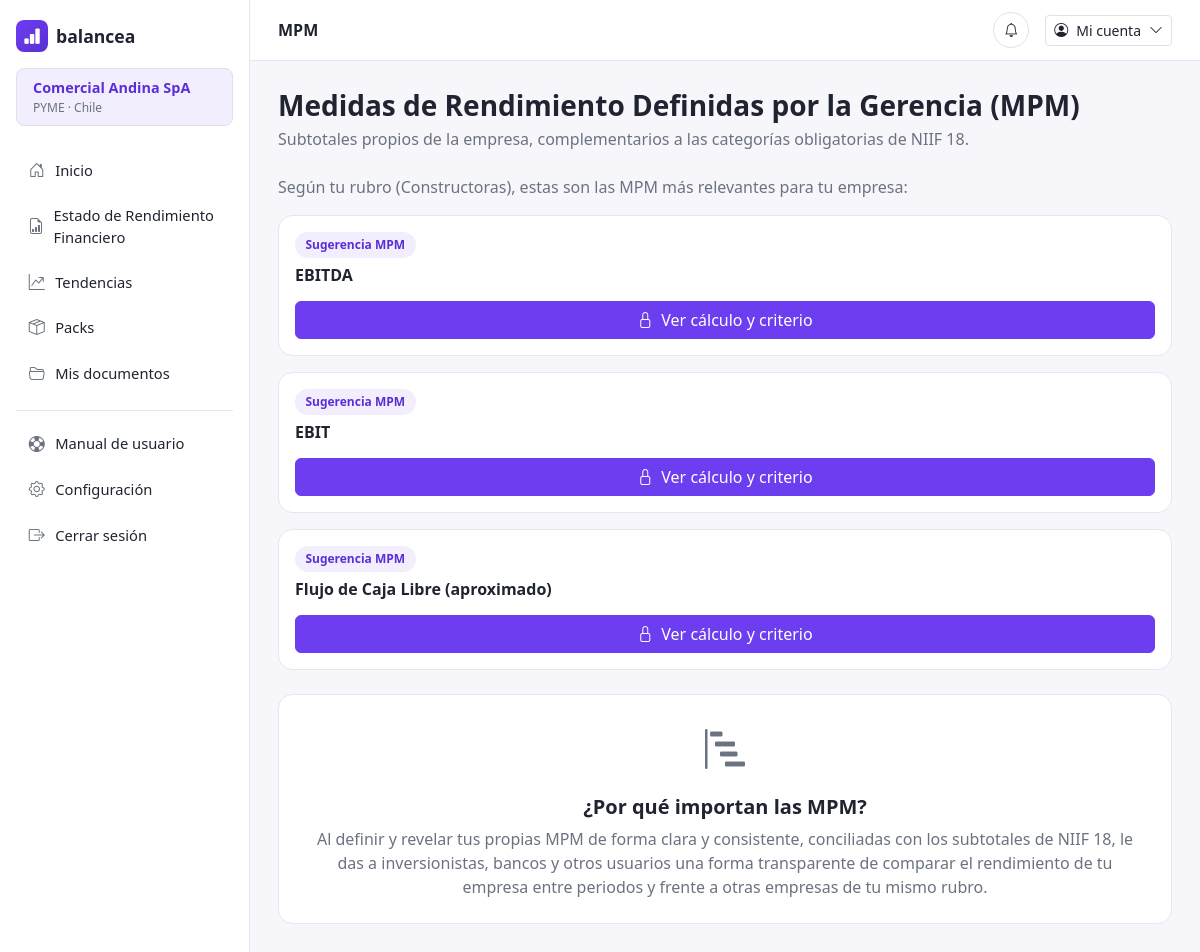
Screenshot of /mpm (signed in) with the database file from the repository.
### models.py (models this page shows)
class Empresa(db.Model):
    __tablename__ = "empresas"
    id = db.Column(db.Integer, primary_key=True)
    nombre = db.Column(db.String(150), nullable=False)
    tipo = db.Column(db.String(50), default="PYME")
    pais = db.Column(db.String(80), default="Chile")
    rubro = db.Column(db.String(50), nullable=False)
    moneda = db.Column(db.String(10), default="CLP")
    anio_vigente = db.Column(db.Integer, default=date.today().year)
    pack_actual = db.Column(db.String(30), default="Express")
    usuarios = db.relationship("Usuario", backref="empresa", lazy=True)
    balances = db.relationship(
        "Balance", backref="empresa", lazy=True, order_by="Balance.id.desc()"
    )

### app.py (the view, shortened to what this page needs)
    @app.route("/mpm")
    @login_required
    def mpm():
        empresa = empresa_actual()
        nombres_sugeridos = mpm_sugeridas_por_rubro(empresa.rubro)
        if empresa.pack_actual not in PACKS_CON_MPM:
            return render_template(
                "mpm.html", empresa=empresa, acceso_habilitado=False, nombres_sugeridos=nombres_sugeridos
            )

### app.py (called while the page is built)
def login_required(view):
    @wraps(view)
    def wrapped(*args, **kwargs):
        if not session.get("usuario_id"):
            return redirect(url_for("login"))
        return view(*args, **kwargs)
    return wrapped

### mpm_sugeridas.py (called while the page is built)
def mpm_sugeridas_por_rubro(rubro):
    return RUBROS_MPM_SUGERIDAS.get(rubro, TODAS_LAS_MPM)

### progreso.py (called while the page is built, shortened)
def limpiar_balances_expirados(empresa, db):
    ahora = datetime.utcnow()
    eliminado_alguno = False
    for balance in list(empresa.balances):
        if balance.informes:
            continue
    if eliminado_alguno:
        db.session.commit()

### templates/mpm.html (shortened to what this page needs)
{% extends "base.html" %}
{% set active_page = 'mpm' %}
{% block page_heading %}MPM{% endblock %}
{% block content %}
  <h3 class="fw-bold mb-1">Medidas de Rendimiento Definidas por la Gerencia (MPM)</h3>
  <p class="text-muted-soft mb-4">Subtotales propios de la empresa, complementarios a las categorías obligatorias de NIIF 18.</p>
  {% if not acceso_habilitado %}
  <p class="text-muted-soft mb-3">Según tu rubro ({{ empresa.rubro }}), estas son las MPM más relevantes para tu empresa:</p>
  <div class="row g-3 mb-4">
    {% for nombre in nombres_sugeridos %}
    <div class="col-12">
      <div class="bc-card p-3 h-100 d-flex flex-column">
        <span class="bc-badge-soft align-self-start mb-2">Sugerencia MPM</span>
        <h6 class="fw-bold mb-3">{{ nombre }}</h6>
        <a href="{{ url_for('packs') }}" class="btn btn-bc-primary mt-auto d-flex align-items-center justify-content-center gap-2">
          <i class="bi bi-lock"></i> Ver cálculo y criterio
        </a>
      </div>
    </div>
    {% endfor %}
  </div>
  <div class="bc-card p-4 text-center">
    <i class="bi bi-bar-chart-steps fs-1 text-muted-soft"></i>
    <h5 class="fw-bold mt-3">¿Por qué importan las MPM?</h5>
    <p class="text-muted-soft mb-0">
      Al definir y revelar tus propias MPM de forma clara y consistente, conciliadas con los subtotales de NIIF 18,
      le das a inversionistas, bancos y otros usuarios una forma transparente de comparar el rendimiento de tu
      empresa entre periodos y frente a otras empresas de tu mismo rubro.
    </p>
  </div>
  {% endif %}
{% endblock %}

### templates/base.html (shortened to what this page needs)
<!doctype html>
<html lang="es">
<head>
  <link rel="stylesheet" href="{{ url_for('static', filename='css/bootstrap.min.css') }}">
  <link rel="stylesheet" href="{{ url_for('static', filename='bootstrap-icons/bootstrap-icons.css') }}">
  <link rel="stylesheet" href="{{ url_for('static', filename='css/styles.css') }}">
</head>
<body>
  <div class="bc-shell">
    <aside class="bc-sidebar">
      <a href="{{ url_for('dashboard') }}" class="bc-logo">
        <span class="bc-logo-mark"><i class="bi bi-bar-chart-fill"></i></span>
        balancea
      </a>
      <div class="mt-3 border rounded-3 w-100 px-3 py-2" style="background-color: var(--bc-primary-light);">
        <span class="d-block fw-semibold" style="font-size:0.9rem;color:var(--bc-primary-dark);">{{ empresa.nombre if empresa else 'Tu empresa' }}</span>
        <span class="d-block text-muted-soft" style="font-size:0.75rem;">{{ empresa.tipo if empresa else 'Pyme' }} · {{ empresa.pais if empresa else 'Colombia' }}</span>
      </div>
      <nav class="bc-sidebar-section d-flex flex-column gap-1">
        <a href="{{ url_for('dashboard') }}" class="bc-nav-link {{ 'active' if active_page == 'inicio' else '' }}">
          <i class="bi bi-house-door"></i> Inicio
        </a>
        <a href="{{ url_for('subir_balance') }}" class="bc-nav-link {{ 'active' if active_page == 'subir_balance' else '' }}">
          <i class="bi bi-file-earmark-bar-graph"></i> Estado de Rendimiento Financiero
        </a>
        <a href="{{ url_for('toma_decisiones') }}" class="bc-nav-link {{ 'active' if active_page == 'toma_decisiones' else '' }}">
          <i class="bi bi-graph-up-arrow"></i> Tendencias
        </a>
        <a href="{{ url_for('packs') }}" class="bc-nav-link {{ 'active' if active_page == 'packs' else '' }}">
          <i class="bi bi-box-seam"></i> Packs
        </a>
        <a href="{{ url_for('mis_documentos') }}" class="bc-nav-link {{ 'active' if active_page == 'mis_documentos' else '' }}">
          <i class="bi bi-folder2-open"></i> Mis documentos
        </a>
      </nav>
      <div class="bc-sidebar-footer d-flex flex-column gap-1">
        <a href="{{ url_for('manual_usuario') }}" class="bc-nav-link {{ 'active' if active_page == 'manual_usuario' else '' }}">
          <i class="bi bi-life-preserver"></i> Manual de usuario
        </a>
        <a href="{{ url_for('configuracion') }}" class="bc-nav-link {{ 'active' if active_page == 'configuracion' else '' }}">
          <i class="bi bi-gear"></i> Configuración
        </a>
        <a href="{{ url_for('logout') }}" class="bc-nav-link">
          <i class="bi bi-box-arrow-right"></i> Cerrar sesión
        </a>
      </div>
    </aside>
    <div class="bc-main">
      <header class="bc-topbar">
        <div>
          <span class="fw-semibold">{% block page_heading %}{% endblock %}</span>
        </div>
        <div class="d-flex align-items-center gap-3">
          <button class="btn btn-sm btn-bc-outline border rounded-circle" style="width:36px;height:36px;">
            <i class="bi bi-bell"></i>
          </button>
          <div class="dropdown">
            <button class="btn btn-sm btn-bc-outline border d-flex align-items-center gap-2" type="button" data-bs-toggle="dropdown" aria-expanded="false">
              <i class="bi bi-person-circle"></i>
              <span>Mi cuenta</span>
              <i class="bi bi-chevron-down"></i>
            </button>
          </div>
        </div>
      </header>
      <main class="bc-content">
        {% block content %}{% endblock %}
      </main>
    </div>
  </div>
</body>
</html>

### static/css/styles.css (style rules this page uses)
:root { --bc-primary: #6d3df0; --bc-primary-dark: #5a2fd6; --bc-primary-light: #f2eefd; --bc-primary-soft: #ece3fc; --bc-ink: #1f2430; --bc-muted: #6b7280; --bc-border: #e7e5f0; --bc-success: #1d9a6c; --bc-warning: #c77d1a; --bc-radius: 0.9rem; }
body { background-color: #f7f6fb; color: var(--bc-ink); font-family: "Segoe UI", system-ui, -apple-system, sans-serif; }
a { color: var(--bc-primary); }
.text-muted-soft { color: var(--bc-muted); }
.bc-logo { display: inline-flex; align-items: center; gap: 0.5rem; font-weight: 700; font-size: 1.1rem; color: var(--bc-ink); text-decoration: none; }
.bc-logo-mark { width: 32px; height: 32px; border-radius: 0.5rem; background: linear-gradient(135deg, var(--bc-primary), var(--bc-primary-dark)); display: inline-flex; align-items: center; justify-content: center; color: #fff; flex-shrink: 0; }
.btn-bc-primary { background-color: var(--bc-primary); border-color: var(--bc-primary); color: #fff; }
.btn-bc-outline { border-color: var(--bc-border); color: var(--bc-ink); background-color: #fff; }
.bc-shell { display: flex; min-height: 100vh; }
.bc-sidebar { width: 250px; flex-shrink: 0; background: #fff; border-right: 1px solid var(--bc-border); display: flex; flex-direction: column; padding: 1.25rem 1rem; }
.bc-sidebar-section { margin-top: 1.5rem; }
.bc-nav-link { display: flex; align-items: center; gap: 0.6rem; padding: 0.55rem 0.75rem; border-radius: 0.6rem; color: var(--bc-ink); text-decoration: none; font-size: 0.92rem; font-weight: 500; }
.bc-nav-link i { font-size: 1rem; width: 1.1rem; text-align: center; color: var(--bc-muted); }
.bc-sidebar-footer { margin-top: 1rem; border-top: 1px solid var(--bc-border); padding-top: 0.75rem; }
.bc-main { flex-grow: 1; min-width: 0; display: flex; flex-direction: column; }
.bc-topbar { background: #fff; border-bottom: 1px solid var(--bc-border); padding: 0.75rem 1.75rem; display: flex; align-items: center; justify-content: space-between; }
.bc-content { padding: 1.75rem; flex-grow: 1; }
.bc-card { background: #fff; border: 1px solid var(--bc-border); border-radius: var(--bc-radius); }
.bc-badge-soft { background: var(--bc-primary-light); color: var(--bc-primary-dark); font-weight: 600; border-radius: 999px; padding: 0.25rem 0.65rem; font-size: 0.75rem; }

### rows the page displays
Empresa: nombre "Comercial Andina SpA", tipo "PYME", pais "Chile", rubro "Constructoras"

### other values shown
{{ nombre }} "EBITDA" "EBIT" "Flujo de Caja Libre (aproximado)"
